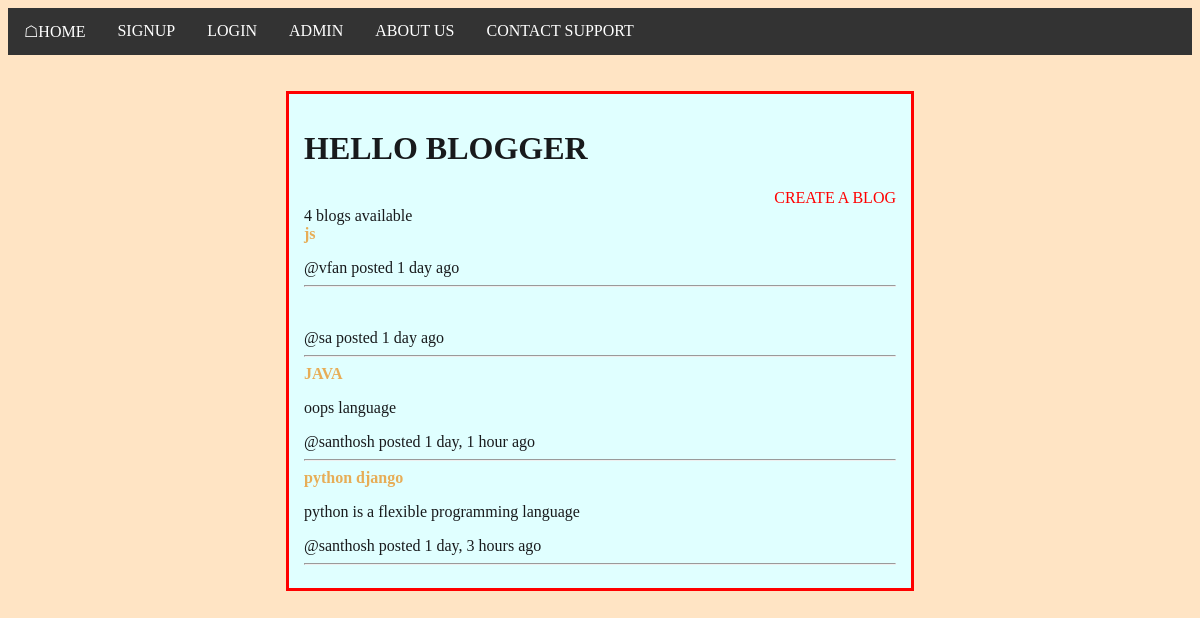
The app's page /, older data.
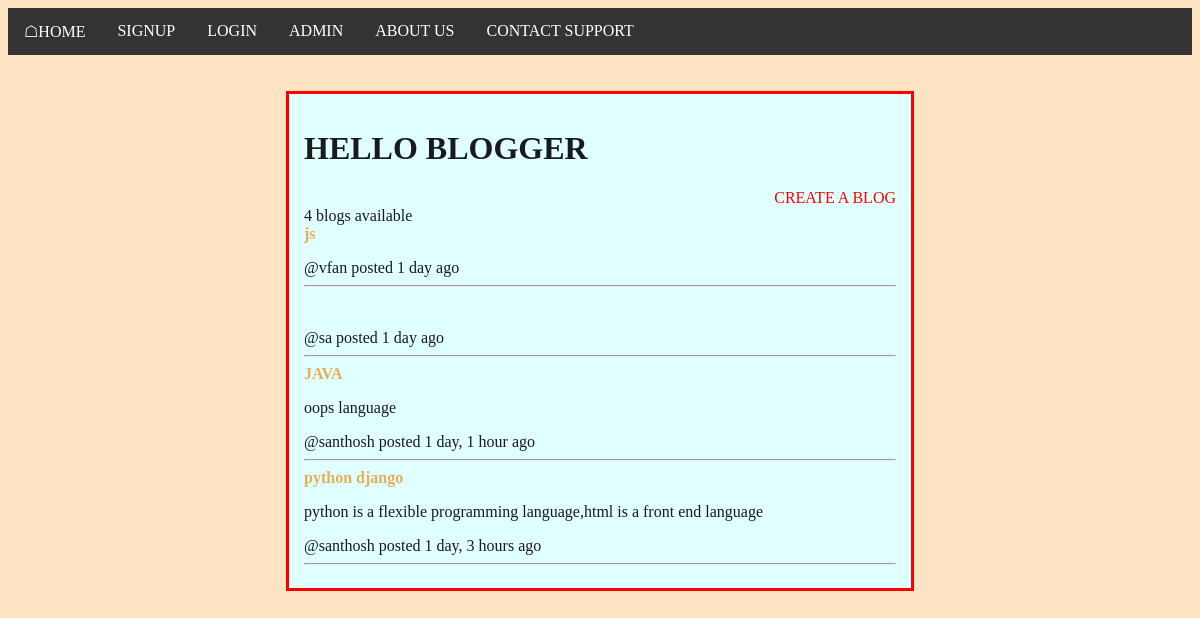
The same page, newer data.
### app/models.py (models this page shows)
class Blogs(models.Model):
    blogger=models.ForeignKey(User,on_delete=models.CASCADE)
    topic=models.CharField(max_length=200,null=True)
    description= models.TextField(null=True,blank=True)
    created = models.DateTimeField(auto_now_add=True)
    updated = models.DateTimeField(auto_now=True)
    class Meta:
        ordering= ['created']

### app/views.py (the view)
# urls.py: path('',views.home,name='home'),
def home(request):
    blogs=Blogs.objects.filter().order_by('created').reverse()
    return render(request,'app/home.html',{'blogs':blogs})

### templates/app/home.html (shortened to what this page needs)
{%extends 'main.html' %}
{% block content %}
<div class="home">
  <br><br>
<div class="center">
  <h1>HELLO BLOGGER</h1>
  <div align="right">
  <a href="{% url 'createblog' %}"> create a blog</a>
  </div>
    {{blogs.count}} blogs available
    <br>
    {% for blog in blogs%}
      <strong>{{blog.topic}}</strong>
      <p>{{blog.description}}</p>
      @<span>{{blog.blogger.first_name}}</span>
        posted {{blog.created|timesince}} ago
     <hr>
    {% endfor %}
</div>
</div>
{% endblock %}

Row changes from the older to the newer data that the page shows:
changed Blogs "python django": description "python is a flexible programming language" → "python is a flexible programming language,html is a front end language"
